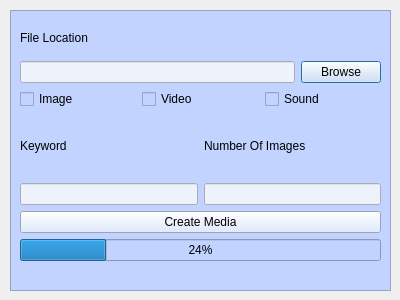
<?xml version="1.0" encoding="UTF-8"?>
<ui version="4.0">
 <class>CreateFolderWithKeys</class>
 <widget class="QDialog" name="CreateFolderWithKeys">
  <property name="geometry">
   <rect>
    <x>0</x>
    <y>0</y>
    <width>400</width>
    <height>300</height>
   </rect>
  </property>
  <property name="windowTitle">
   <string>Create Media Folder</string>
  </property>
  <property name="windowIcon">
   <iconset>
    <normaloff>../assets/icons/logic_icon16x16.png</normaloff>../assets/icons/logic_icon16x16.png</iconset>
  </property>
  <widget class="QFrame" name="frame">
   <property name="geometry">
    <rect>
     <x>10</x>
     <y>10</y>
     <width>381</width>
     <height>281</height>
    </rect>
   </property>
   <property name="styleSheet">
    <string notr="true">background-color: rgb(193, 211, 254);</string>
   </property>
   <property name="frameShape">
    <enum>QFrame::StyledPanel</enum>
   </property>
   <property name="frameShadow">
    <enum>QFrame::Raised</enum>
   </property>
   <widget class="QWidget" name="layoutWidget">
    <property name="geometry">
     <rect>
      <x>10</x>
      <y>10</y>
      <width>361</width>
      <height>267</height>
     </rect>
    </property>
    <layout class="QVBoxLayout" name="verticalLayout_2">
     <item>
      <layout class="QVBoxLayout" name="verticalLayout">
       <item>
        <widget class="QLabel" name="fileLocationLabel">
         <property name="text">
          <string>File Location</string>
         </property>
        </widget>
       </item>
       <item>
        <layout class="QHBoxLayout" name="horizontalLayout">
         <item>
          <widget class="QLineEdit" name="FileLocationLineEdit">
           <property name="styleSheet">
            <string notr="true">background-color: rgb(237, 242, 251);</string>
           </property>
          </widget>
         </item>
         <item>
          <widget class="QPushButton" name="FileBrowseButton">
           <property name="styleSheet">
            <string notr="true">background-color: rgb(215, 227, 252);</string>
           </property>
           <property name="text">
            <string>Browse</string>
           </property>
          </widget>
         </item>
        </layout>
       </item>
      </layout>
     </item>
     <item>
      <layout class="QHBoxLayout" name="horizontalLayout_2">
       <item>
        <widget class="QCheckBox" name="imageTypeCheckBox">
         <property name="text">
          <string>Image</string>
         </property>
        </widget>
       </item>
       <item>
        <widget class="QCheckBox" name="videoTypeCheckBox">
         <property name="text">
          <string>Video</string>
         </property>
        </widget>
       </item>
       <item>
        <widget class="QCheckBox" name="soundTypeCheckBox">
         <property name="text">
          <string>Sound</string>
         </property>
        </widget>
       </item>
      </layout>
     </item>
     <item>
      <layout class="QHBoxLayout" name="horizontalLayout_3">
       <item>
        <widget class="QLabel" name="keywordLabel">
         <property name="text">
          <string>Keyword</string>
         </property>
        </widget>
       </item>
       <item>
        <widget class="QLabel" name="cumImagesLabel">
         <property name="text">
          <string>Number Of Images</string>
         </property>
        </widget>
       </item>
      </layout>
     </item>
     <item>
      <layout class="QHBoxLayout" name="horizontalLayout_4">
       <item>
        <widget class="QLineEdit" name="keywordLineEdit">
         <property name="styleSheet">
          <string notr="true">background-color: rgb(237, 242, 251);</string>
         </property>
        </widget>
       </item>
       <item>
        <widget class="QLineEdit" name="numImgLineEdit">
         <property name="styleSheet">
          <string notr="true">background-color: rgb(237, 242, 251);</string>
         </property>
        </widget>
       </item>
      </layout>
     </item>
     <item>
      <widget class="QPushButton" name="createMediaButton">
       <property name="styleSheet">
        <string notr="true">background-color: rgb(215, 227, 252);</string>
       </property>
       <property name="text">
        <string>Create Media</string>
       </property>
      </widget>
     </item>
     <item>
      <widget class="QProgressBar" name="mediaProgressBar">
       <property name="value">
        <number>24</number>
       </property>
      </widget>
     </item>
     <item>
      <widget class="QLabel" name="creationAction">
       <property name="sizePolicy">
        <sizepolicy hsizetype="Fixed" vsizetype="Fixed">
         <horstretch>200</horstretch>
         <verstretch>0</verstretch>
        </sizepolicy>
       </property>
       <property name="minimumSize">
        <size>
         <width>350</width>
         <height>20</height>
        </size>
       </property>
       <property name="maximumSize">
        <size>
         <width>350</width>
         <height>20</height>
        </size>
       </property>
       <property name="text">
        <string/>
       </property>
       <property name="wordWrap">
        <bool>false</bool>
       </property>
      </widget>
     </item>
    </layout>
   </widget>
  </widget>
 </widget>
 <resources/>
 <connections/>
</ui>
